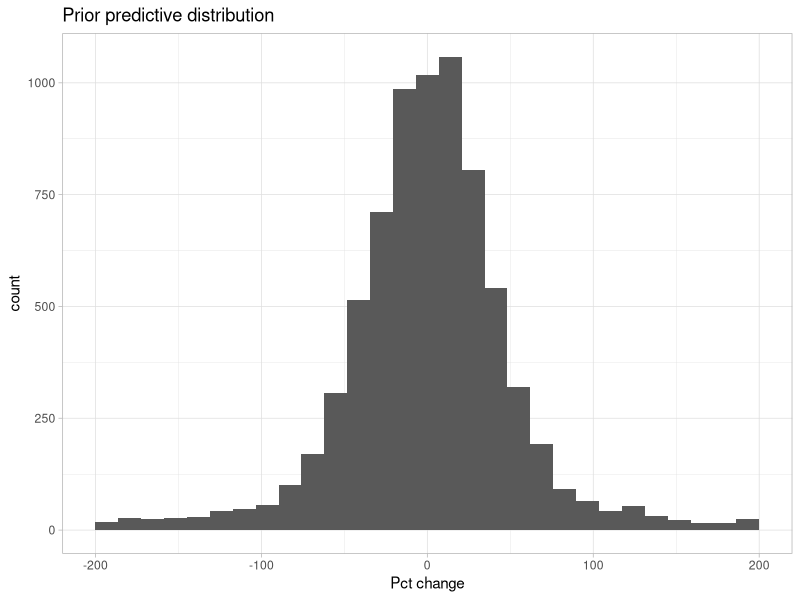
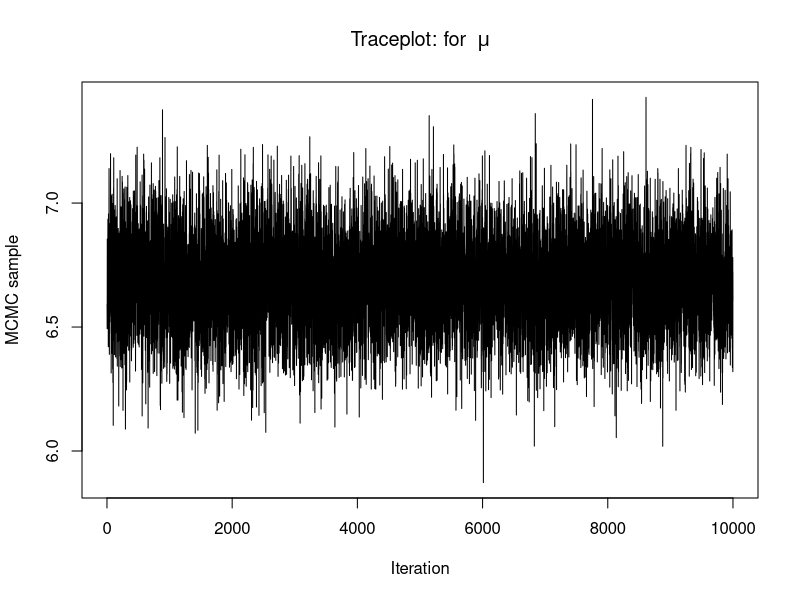
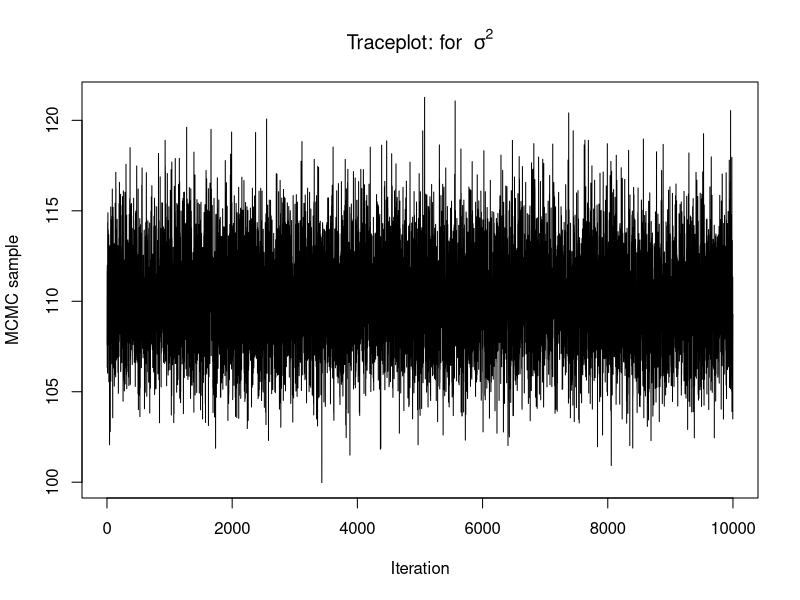

These figures' R source, in order: (Note: this script raises an error after producing the figures.)
## ---- chunk 1
options(htmltools.dir.version = FALSE)
knitr::opts_chunk$set(dev = 'svg')
library(gridExtra)
library(ggplot2)
library(ggthemes)
library(LearnBayes)
## ---- chunk 2
votes <- read.csv("data/County_Election_08_16.csv")
votes <- votes[,1:16]
## ---- chunk 3
library(dplyr)
votes <- mutate(
  votes, 
  gop_pct_2016 = gop_2016 / total_2016,
  gop_pct_2012 = gop_2012 / total_2012,
  pct_change   = 100 * (gop_pct_2016 / gop_pct_2012 - 1)
)
## ---- chunk 4
library(LearnBayes)
library(ggplot2)
mu0s   <- rnorm(1e4, 0, sqrt(1000))
sig20s <- rigamma(1e4, 0.1, 0.1)
y0s    <- rnorm(1e4, mu0s, sqrt(sig20s))

ggplot(data = NULL) +
  geom_histogram(aes(x = y0s)) +
  lims(x = c(-200, 200)) +
  theme_light() +
  labs(title = "Prior predictive distribution", x = "Pct change")
## ---- chunk 5
# Data
y <- na.omit(votes$pct_change)
n <- length(y)

# Prior specification
mu0 <- 0
s20 <- 1000
a   <- 0.1
b   <- 0.1

# Initial parameter values
mu <- mean(y)
s2 <- var(y)


# Create empty S x p matrix for MCMC draws
S                    <- 10000
mcmc.draws           <- matrix(NA, nrow = S, ncol = 2)
colnames(mcmc.draws) <- c("mu", "sigma2")
## ---- chunk 6
for(i in 1:S) {
  
  # sample from mu | s2, y
  A   <- sum(y) / s2 + mu0 / s20
  B   <- n / s2 + 1 / s20
  mu  <- rnorm(1, A/B, 1/sqrt(B))
  
  # sample from se | mu, y
  shape  <- n / 2 + a
  scale  <- (sum((y - mu)^2) + b) / 2 
  s2     <- MCMCpack::rinvgamma(1, shape, scale)
  
  # Store the draws
  mcmc.draws[i, ] <- c(mu, s2)
}
## ---- chunk 7
plot(x = 1:S, y = mcmc.draws[,"mu"], xlab = "Iteration", ylab = "MCMC sample", type = "l", main = bquote("Traceplot: for " ~ mu))
## ---- chunk 8
plot(1:S, mcmc.draws[,"sigma2"], xlab = "Iteration", ylab = "MCMC sample", type = "l", main = bquote("Traceplot: for " ~ sigma^2))
## ---- chunk 9
knitr::include_graphics("figs/15-converge-longer.png")
## ---- chunk 10
knitr::include_graphics("figs/15-converge-short.png")
## ---- chunk 11
knitr::include_graphics("figs/15-no-converge.png")
## ---- chunk 12
knitr::include_graphics("figs/15-questionable-converge.png")
## ---- chunk 13
mcmc.draws <- mcmc.draws[-c(1:100),]
## ---- chunk 14
mcmc.draws <- as.data.frame(mcmc.draws[-c(1:100),])
ggplot(data = mcmc.draws) +
  geom_point(aes(x = mu, y = sigma2), alpha = 0.2) +
  theme_light() +
  labs(title = "Joint posterior", x = bquote(~mu ~"draws"), y = bquote(~sigma^2 ~"draws"))
## ---- chunk 15
mcmc.draws <- as.data.frame(mcmc.draws)
ggplot(data = mcmc.draws) +
  geom_histogram(aes(x = mu, y = ..density..), alpha = 0.7) +
  theme_light() +
  labs(title = bquote("Marginal posterior of" ~mu), x = bquote(~mu ~"draws"))
## ---- chunk 16
mcmc.draws.trimmed <- as.data.frame(mcmc.draws)
ggplot(data = mcmc.draws.trimmed) +
  geom_histogram(aes(x = mu, y = ..density..), alpha = 0.7) +
  theme_light() +
  labs(title = bquote("Marginal posterior of" ~mu), x = bquote(~mu ~"draws"))
## ---- chunk 17
ggplot(data = mcmc.draws.trimmed) +
  geom_histogram(aes(x = sigma2, y = ..density..), alpha = 0.7) +
  theme_light() +
  labs(title = bquote("Marginal posterior of" ~sigma^2), x = bquote(~sigma^2 ~"draws"))
## ---- chunk 18
 output <- matrix(0,2,4)
 colnames(output) <- c("Mean", "SD", "Q025", "Q975")
 rownames(output) <- c("mu", "sigma^2")
 
 keep.mu <- mcmc.draws.trimmed$mu
 keep.s2 <- mcmc.draws.trimmed$sigma2

 output[1, 1] <- mean(keep.mu)
 output[1, 2] <- sd(keep.mu)
 output[1, 3] <- quantile(keep.mu,0.025)
 output[1, 4] <- quantile(keep.mu,0.975)

 output[2, 1] <- mean(keep.s2)
 output[2, 2] <- sd(keep.s2)
 output[2, 3] <- quantile(keep.s2, 0.025)
 output[2, 4] <- quantile(keep.s2, 0.975)

knitr::kable(output, digits=2, format = "html")
## ---- chunk 19
knitr::include_graphics("figs/15-gibbs-anim.png")
